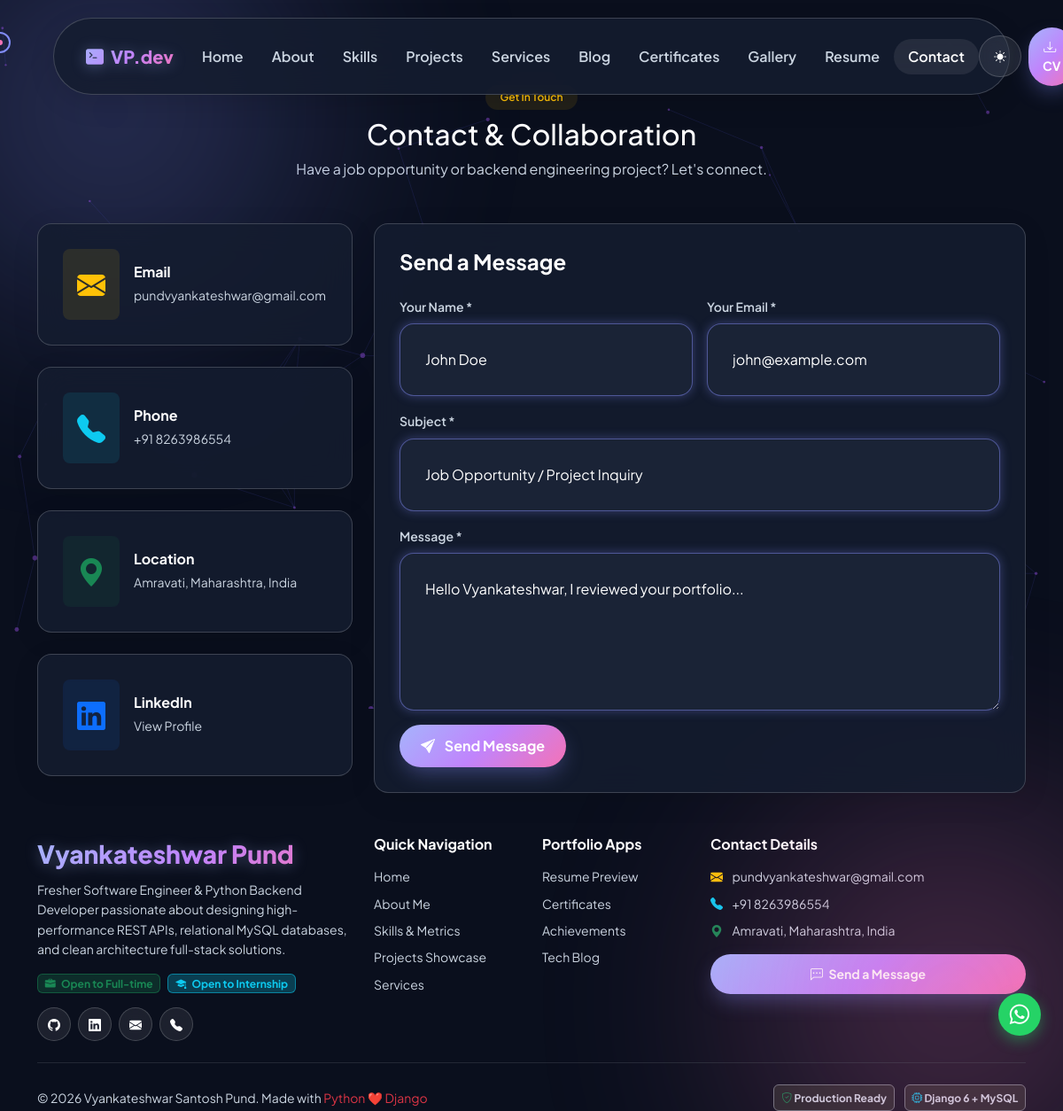
Page /contact/ on the committed database.
### apps/portfolio/models.py (models this page shows, shortened)
class ProfileInfo(models.Model):
    name = models.CharField(max_length=100, default='Vyankateshwar Santosh Pund')
    title_roles = models.CharField(max_length=255, default='Junior Software Engineer | Python Developer | Django Backend Developer | Python Full Stack Developer')
    location = models.CharField(max_length=100, default='Amravati, Maharashtra, India')
    email = models.EmailField(default='pundvyankateshwar@gmail.com')
    phone = models.CharField(max_length=20, default='+91 8263986554')
    linkedin_url = models.URLField(default='https://linkedin.com/in/vyankateshwar-pund-7a654632b')
    github_url = models.URLField(default='https://github.com/vyankateshwarpund')
    about_summary = models.TextField()
    career_goals = models.TextField(blank=True, null=True)
    profile_image = models.ImageField(upload_to='profile/', blank=True, null=True)
    projects_completed_count = models.IntegerField(default=8)
    internships_count = models.IntegerField(default=1)
    github_contributions_count = models.IntegerField(default=600)
    technologies_count = models.IntegerField(default=20)
    hours_coding_count = models.IntegerField(default=500)
    years_experience = models.CharField(max_length=20, default='1+ Years')
    class Meta:
        verbose_name = 'Profile Information'
        verbose_name_plural = 'Profile Information'

class SocialLink(models.Model):
    platform = models.CharField(max_length=50)
    url = models.URLField()
    icon_class = models.CharField(max_length=50, help_text='e.g., bi bi-github')
    order = models.IntegerField(default=0)
    class Meta:
        ordering = ['order']

### apps/contact/views.py (the view, shortened to what this page needs)
# urls.py: path('', views.contact_view, name='contact'),
@csrf_exempt
def contact_view(request):
    is_ajax = (
        request.headers.get('x-requested-with') == 'XMLHttpRequest' or
        request.META.get('HTTP_X_REQUESTED_WITH') == 'XMLHttpRequest' or
        'application/json' in request.headers.get('accept', '') or
        request.POST.get('is_ajax') == 'true' or
        request.GET.get('ajax') == '1'
    )
    form = ContactForm()
    return render(request, 'contact.html', {'form': form})

### apps/contact/forms.py
class ContactForm(forms.ModelForm):
    class Meta:
        model = ContactMessage
        fields = ['name', 'email', 'subject', 'message']
        widgets = {
            'name': forms.TextInput(attrs={'class': 'form-control', 'placeholder': 'Your Full Name'}),
            'email': forms.EmailInput(attrs={'class': 'form-control', 'placeholder': 'Your Email Address'}),
            'subject': forms.TextInput(attrs={'class': 'form-control', 'placeholder': 'Subject / Role Opportunity'}),
            'message': forms.Textarea(attrs={'class': 'form-control', 'rows': 5, 'placeholder': 'Your Message / Inquiry...'}),
        }

### apps/portfolio/context_processors.py (called while the page is built)
def global_portfolio_context(request):
    profile = ProfileInfo.objects.first()
    social_links = SocialLink.objects.all()
    return {
        'profile': profile,
        'social_links': social_links,
    }

### templates/contact.html (shortened to what this page needs)
{% extends 'base.html' %}
{% load static %}
{% block content %}
<section class="py-5 mt-5">
    <div class="container">
        <div class="text-center mb-5">
            <span class="badge bg-warning bg-opacity-10 text-warning px-3 py-2 rounded-pill fw-semibold">Get In Touch</span>
            <h2 class="section-title mt-2">Contact & Collaboration</h2>
            <p class="section-subtitle">Have a job opportunity or backend engineering project? Let's connect.</p>
        </div>
        <div class="row g-4 justify-content-center">
            <div class="col-lg-4">
                <div class="d-flex flex-column gap-4">
                    <div class="glass-card d-flex align-items-center gap-3">
                        <div class="fs-2 text-warning p-3 bg-warning bg-opacity-10 rounded-3"><i class="bi bi-envelope-fill"></i></div>
                        <div>
                            <h6 class="fw-bold text-white mb-1">Email</h6>
                            <a href="mailto:{{ profile.email|default:'pundvyankateshwar@gmail.com' }}" class="text-muted text-decoration-none small">{{ profile.email|default:"pundvyankateshwar@gmail.com" }}</a>
                        </div>
                    </div>
                    <div class="glass-card d-flex align-items-center gap-3">
                        <div class="fs-2 text-info p-3 bg-info bg-opacity-10 rounded-3"><i class="bi bi-telephone-fill"></i></div>
                        <div>
                            <h6 class="fw-bold text-white mb-1">Phone</h6>
                            <a href="tel:{{ profile.phone|default:'+918263986554' }}" class="text-muted text-decoration-none small">{{ profile.phone|default:"+91 8263986554" }}</a>
                        </div>
                    </div>
                    <div class="glass-card d-flex align-items-center gap-3">
                        <div class="fs-2 text-success p-3 bg-success bg-opacity-10 rounded-3"><i class="bi bi-geo-alt-fill"></i></div>
                        <div>
                            <h6 class="fw-bold text-white mb-1">Location</h6>
                            <span class="text-muted small">{{ profile.location|default:"Amravati, Maharashtra, India" }}</span>
                        </div>
                    </div>
                    <div class="glass-card d-flex align-items-center gap-3">
                        <div class="fs-2 text-primary p-3 bg-primary bg-opacity-10 rounded-3"><i class="bi bi-linkedin"></i></div>
                        <div>
                            <h6 class="fw-bold text-white mb-1">LinkedIn</h6>
                            <a href="{{ profile.linkedin_url }}" target="_blank" class="text-muted text-decoration-none small">View Profile</a>
                        </div>
                    </div>
                </div>
            </div>
            <div class="col-lg-8">
                <div class="glass-card">
                    <h4 class="fw-bold text-white mb-4">Send a Message</h4>
                    <form id="contact-form" action="{% url 'contact' %}" method="POST">
                        <div class="row g-3">
                            <div class="col-md-6">
                                <label class="form-label text-muted small fw-semibold">Your Name *</label>
                                <input type="text" name="name" class="form-control glass-card border-secondary text-white" placeholder="John Doe" required>
                            </div>
                            <div class="col-md-6">
                                <label class="form-label text-muted small fw-semibold">Your Email *</label>
                                <input type="email" name="email" class="form-control glass-card border-secondary text-white" placeholder="john@example.com" required>
                            </div>
                            <div class="col-12">
                                <label class="form-label text-muted small fw-semibold">Subject *</label>
                                <input type="text" name="subject" class="form-control glass-card border-secondary text-white" placeholder="Job Opportunity / Project Inquiry" required>
                            </div>
                            <div class="col-12">
                                <label class="form-label text-muted small fw-semibold">Message *</label>
                                <textarea name="message" rows="5" class="form-control glass-card border-secondary text-white" placeholder="Hello Vyankateshwar, I reviewed your portfolio..." required></textarea>
                            </div>
                            <div class="col-12">
                                <button type="submit" class="btn btn-gradient px-4">
                                    <i class="bi bi-send-fill me-2"></i> Send Message
                                </button>
                            </div>
                        </div>
                    </form>
                </div>
            </div>
        </div>
    </div>
</section>
{% endblock %}

### templates/components/footer.html (shortened to what this page needs)
<footer>
    <div class="container">
        <div class="row gy-4">
            <div class="col-lg-4 col-md-6">
                <a class="navbar-brand gradient-text fs-3 mb-2 d-block" href="{% url 'home' %}">
                    Vyankateshwar Pund
                </a>
                <p class="text-muted small mb-3">
                    Fresher Software Engineer & Python Backend Developer passionate about designing high-performance REST APIs,
                    relational MySQL databases, and clean architecture full-stack solutions.
                </p>
                <div class="d-flex flex-wrap gap-2 mb-3">
                    <span class="badge bg-success bg-opacity-25 text-success border border-success border-opacity-50"><i class="bi bi-briefcase-fill me-1"></i> Open to Full-time</span>
                    <span class="badge bg-info bg-opacity-25 text-info border border-info border-opacity-50"><i class="bi bi-mortarboard-fill me-1"></i> Open to Internship</span>
                </div>
                <div class="d-flex gap-2">
                    {% for social in social_links %}
                    <a href="{{ social.url }}" target="_blank" class="btn btn-glass btn-sm rounded-circle p-2" style="width:38px; height:38px; display:inline-flex; align-items:center; justify-content:center;" title="{{ social.platform }}">
                        <i class="{{ social.icon_class }}"></i>
                    </a>
                    {% endfor %}
                </div>
            </div>
            <div class="col-lg-2 col-md-6">
                <h6 class="text-white mb-3 fw-bold">Quick Navigation</h6>
                <ul class="list-unstyled small">
                    <li class="mb-2"><a href="{% url 'home' %}" class="text-muted text-decoration-none">Home</a></li>
                    <li class="mb-2"><a href="{% url 'about' %}" class="text-muted text-decoration-none">About Me</a></li>
                    <li class="mb-2"><a href="{% url 'skills_list' %}" class="text-muted text-decoration-none">Skills & Metrics</a></li>
                    <li class="mb-2"><a href="{% url 'project_list' %}" class="text-muted text-decoration-none">Projects Showcase</a></li>
                    <li class="mb-2"><a href="{% url 'services' %}" class="text-muted text-decoration-none">Services</a></li>
                </ul>
            </div>
            <div class="col-lg-2 col-md-6">
                <h6 class="text-white mb-3 fw-bold">Portfolio Apps</h6>
                <ul class="list-unstyled small">
                    <li class="mb-2"><a href="{% url 'resume' %}" class="text-muted text-decoration-none">Resume Preview</a></li>
                    <li class="mb-2"><a href="{% url 'certificates' %}" class="text-muted text-decoration-none">Certificates</a></li>
                    <li class="mb-2"><a href="{% url 'achievements' %}" class="text-muted text-decoration-none">Achievements</a></li>
                    <li class="mb-2"><a href="{% url 'blog_list' %}" class="text-muted text-decoration-none">Tech Blog</a></li>
                </ul>
            </div>
            <div class="col-lg-4 col-md-6">
                <h6 class="text-white mb-3 fw-bold">Contact Details</h6>
                <ul class="list-unstyled small text-muted mb-3">
                    <li class="mb-2"><i class="bi bi-envelope-fill text-warning me-2"></i> pundvyankateshwar@gmail.com</li>
                    <li class="mb-2"><i class="bi bi-telephone-fill text-info me-2"></i> +91 8263986554</li>
                    <li class="mb-2"><i class="bi bi-geo-alt-fill text-success me-2"></i> Amravati, Maharashtra, India</li>
                </ul>
                <a href="{% url 'contact' %}" class="btn btn-gradient btn-sm w-100"><i class="bi bi-chat-left-dots me-1"></i> Send a Message</a>
            </div>
        </div>
        <hr class="my-4 border-secondary opacity-25">
        <div class="row align-items-center">
            <div class="col-md-6 text-center text-md-start mb-2 mb-md-0">
                <span class="text-muted small">&copy; 2026 Vyankateshwar Santosh Pund. Made with <span class="text-danger">Python ❤️ Django</span></span>
            </div>
            <div class="col-md-6 text-center text-md-end">
                <span class="badge bg-dark border border-secondary text-muted me-2"><i class="bi bi-shield-check text-success"></i> Production Ready</span>
                <span class="badge bg-dark border border-secondary text-muted"><i class="bi bi-cpu text-info"></i> Django 6 + MySQL</span>
            </div>
        </div>
    </div>
</footer>

### static/css/style.css (style rules this page uses)
:root { --bg-primary: #0a0f1d; --bg-secondary: #111827; --bg-card: rgba(20, 29, 47, 0.85); --bg-glass: rgba(255, 255, 255, 0.08); --border-glass: rgba(255, 255, 255, 0.18); --border-glow: rgba(129, 140, 248, 0.6); --text-main: #ffffff; --text-muted: #cbd5e1; --text-sub: #e2e8f0; --accent-primary: #818cf8; --accent-secondary: #c084fc; --accent-cyan: #38bdf8; --accent-pink: #f472b6; --accent-gradient: linear-gradient(135deg, #a5b4fc 0%, #c084fc 50%, #f472b6 100%); --accent-glow: rgba(129, 140, 248, 0.4); --pill-bg: rgba(20, 29, 47, 0.9); --pill-text: #ffffff; --hero-para-color: #e2e8f0; --badge-bg: rgba(255, 255, 255, 0.08); --badge-text: #ffffff; --shadow-hover: 0 20px 50px -10px rgba(129, 140, 248, 0.4); --transition-smooth: all 0.35s cubic-bezier(0.16, 1, 0.3, 1); --font-family: 'Plus Jakarta Sans', system-ui, -apple-system, sans-serif; }
body { background-color: var(--bg-primary); color: var(--text-main); font-family: var(--font-family); overflow-x: hidden; transition: background-color 0.4s ease, color 0.4s ease; min-height: 100vh; }
p, .text-muted { color: var(--text-muted) !important; line-height: 1.6; }
h1, h2, h3, h4, h5, h6, .section-title, .text-main { color: var(--text-main) !important; }
.gradient-text { background: var(--accent-gradient); -webkit-background-clip: text; -webkit-text-fill-color: transparent; display: inline-block; font-weight: 800; }
[data-theme="dark"] .gradient-text { filter: drop-shadow(0 2px 8px rgba(165, 180, 252, 0.35)); }
input, textarea, select, .form-control, .form-select, input:focus, textarea:focus, select:focus, .form-control:focus, .form-select:focus, input:active, textarea:active, select:active, .form-control:active, .form-select:active { color: #ffffff !important; background-color: #1a2336 !important; border: 1px solid rgba(129, 140, 248, 0.5) !important; -webkit-text-fill-color: #ffffff !important; box-shadow: 0 0 12px rgba(129, 140, 248, 0.35) !important; }
input::placeholder, textarea::placeholder { color: var(--text-muted) !important; opacity: 0.8; }
.glass-card { background: var(--bg-card); backdrop-filter: blur(18px); -webkit-backdrop-filter: blur(18px); border: 1px solid var(--border-glass); border-radius: 16px; padding: 1.75rem; transition: var(--transition-smooth); box-shadow: 0 8px 32px rgba(0, 0, 0, 0.08); position: relative; word-wrap: break-word; overflow-wrap: break-word; }
.btn-gradient { background: var(--accent-gradient); color: #ffffff !important; border: none; border-radius: 30px; padding: 0.75rem 1.75rem; font-weight: 700; transition: var(--transition-smooth); box-shadow: 0 10px 25px -5px rgba(129, 140, 248, 0.4); }
.btn-glass { background: var(--bg-glass); color: var(--text-main) !important; border: 1px solid var(--border-glass); border-radius: 30px; padding: 0.75rem 1.75rem; font-weight: 600; backdrop-filter: blur(10px); transition: var(--transition-smooth); }

### rows in the picture
ProfileInfo: email "pundvyankateshwar@gmail.com", phone "+91 8263986554", location "Amravati, Maharashtra, India"
